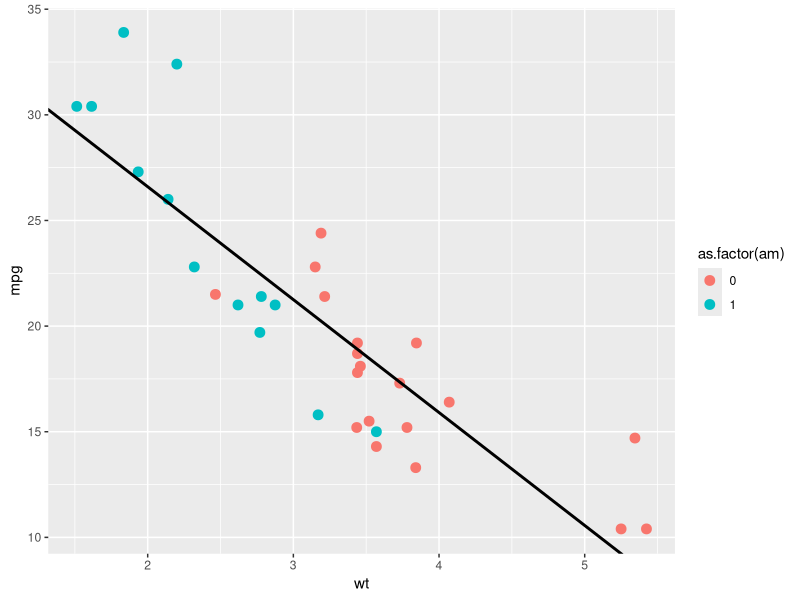
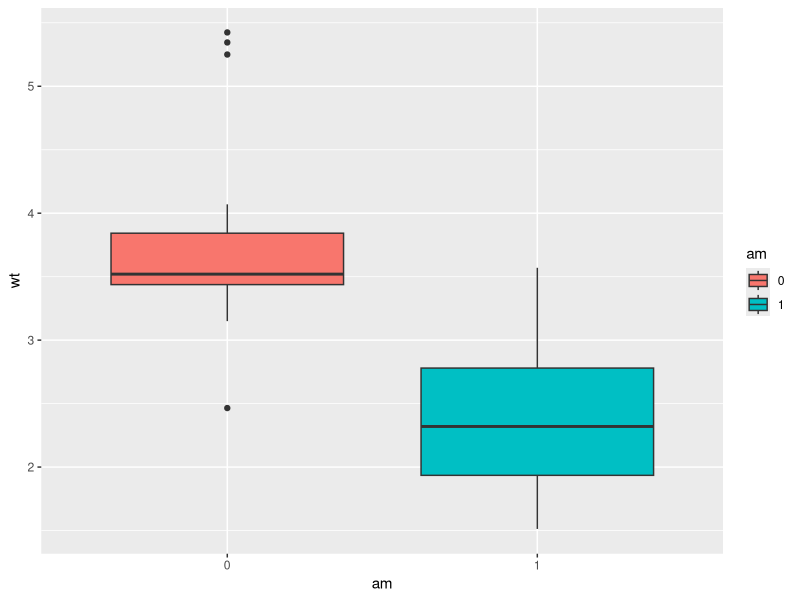
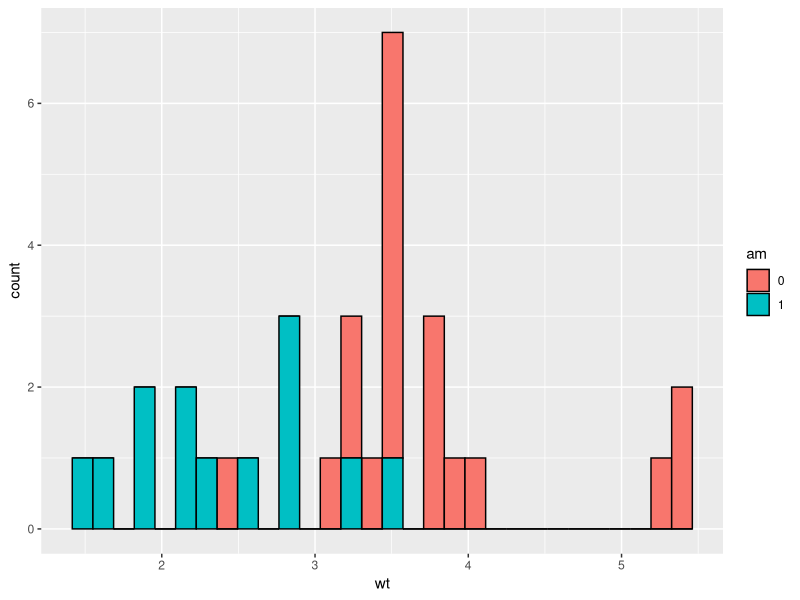
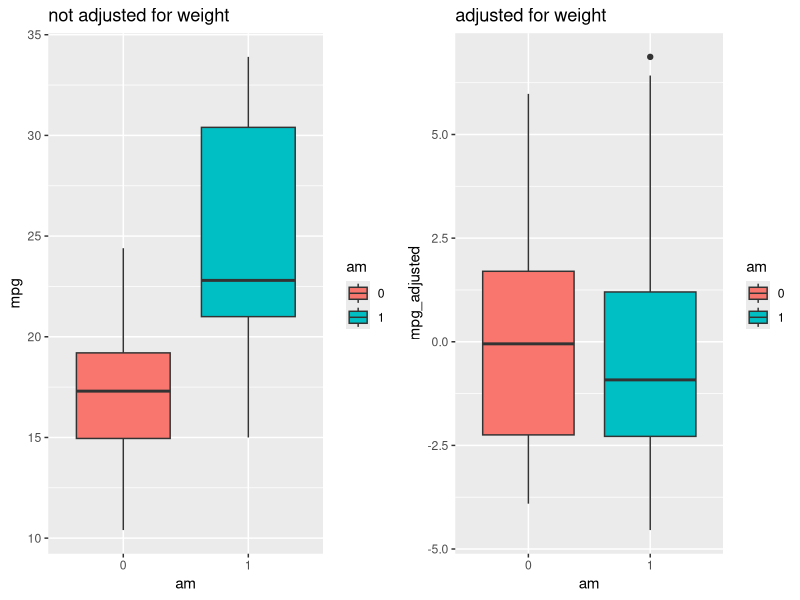

Write R code to recreate these figures, in order. (Note: this script raises an error after producing the figures.)
data(mtcars)
library(ggplot2)
library(dplyr)
library(gridExtra)

# exploring effect of weight on mpg for automatic and manual cars
mtcars$am <- as.factor(mtcars$am)
a_cars <- filter(mtcars, am==0)
m_cars <- filter(mtcars, am==1)

# plot weight against mpg, add regression lines for all data and by a/m
#regressing on weight for a/m
fitall<-lm(mpg~wt, mtcars)
fit_a <-lm(mpg~wt, a_cars)
fit_m <-lm(mpg~wt, m_cars)

g<-ggplot(data=mtcars,aes(x=wt, y=mpg, color=as.factor(am)))+geom_point(size=3)
g <- g + geom_abline(intercept=summary(fitall)$coef[1,1], slope=summary(fitall)$coef[2,1], lwd=1)
#g <- g + geom_abline(intercept=summary(fit_a)$coef[1,1], slope=summary(fit_a)$coef[2,1], color="salmon")
#g <- g + geom_abline(intercept=summary(fit_m)$coef[1,1], slope=summary(fit_m)$coef[2,1], color="turquoise")
#g <- g + geom_hline(y=mean(a_cars$mpg), color="salmon")
#g <- g + geom_hline(y=mean(m_cars$mpg), color="turquoise")
#g <- g + geom_vline(x=mean(a_cars$wt), color="salmon")
#g <- g + geom_vline(x=mean(m_cars$wt), color="turquoise")
g

# boxplots
# yes, automatic cars are heavier
ggplot(data=mtcars, aes(x=am,y=wt, fill=am))+geom_boxplot()

# same data in histogram, shows only small overlap
ggplot(data=mtcars, aes(x=wt, fill=am))+geom_histogram(col=1)

# can we adjust for weight?
# look at residuals from fitall
mtcars$mpg_adjusted <-  summary(fitall)$residuals
g<-ggplot(data=mtcars,aes(x=wt, y=mpg_adjusted, color=as.factor(am)))+geom_point(size=3)

g1<-ggplot(data=mtcars, aes(x=am,y=mpg, fill=am))+geom_boxplot()+ggtitle("not adjusted for weight")
g2<-ggplot(data=mtcars, aes(x=am,y=mpg_adjusted, fill=am))+geom_boxplot()+ggtitle("adjusted for weight")
grid.arrange(g1, g2, ncol=2)

# new fit, using the mpg adjusted by weight
fit_new<-lm(mpg_adjusted~. -wt -mpg-adjusted, mtcars)
# only 1 significant variable (disp), and that one has only a small effect

